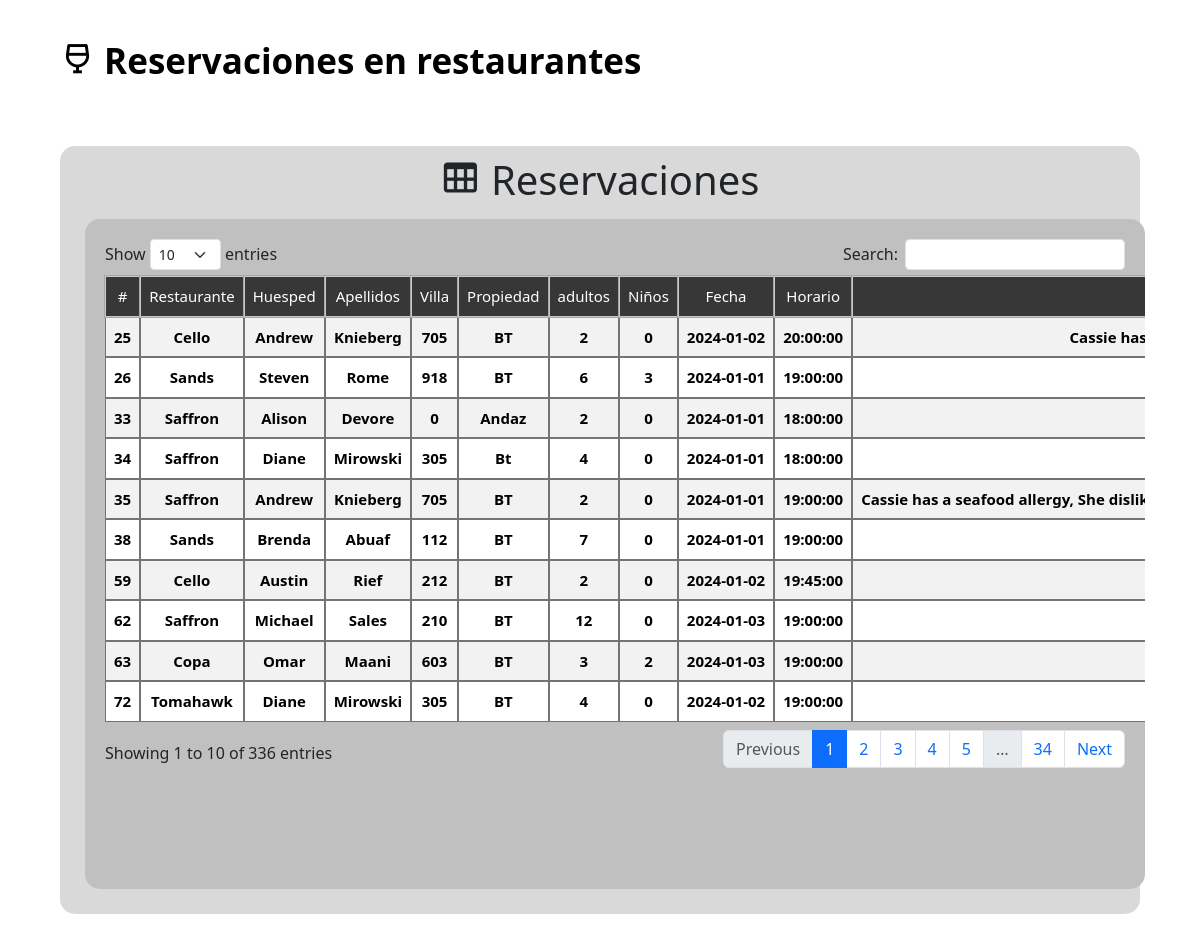
Screenshot of /Vistas/Views/Administrador/reservas_anteriores_R.php (signed in) with the database file from the repository.
### tables this page shows
CREATE TABLE `reservas_restaurante` (
  `id_reserva_R` int(45) NOT NULL,
  `nombre_restaurante` int(45) NOT NULL,
  `huesped` varchar(45) NOT NULL,
  `apellidos` varchar(45) NOT NULL,
  `mesa` int(45) NOT NULL,
  `villa` int(45) NOT NULL,
  `propiedad` varchar(45) NOT NULL,
  `numero_personas` int(45) NOT NULL,
  `kids` int(45) NOT NULL,
  `fecha_reserva` date NOT NULL,
  `horario_reserva` time NOT NULL,
  `comentarios` varchar(1500) NOT NULL,
  `solicitante` varchar(45) NOT NULL,
  `fecha_creacion` timestamp NOT NULL DEFAULT current_timestamp() ON UPDATE current_timestamp(),
  `fecha_edicion` timestamp NOT NULL DEFAULT current_timestamp() ON UPDATE current_timestamp(),
  `usuario` varchar(45) NOT NULL,
  `usuario_edita` varchar(45) NOT NULL
);

CREATE TABLE `restaurantes` (
  `id_restaurante` int(45) NOT NULL,
  `nombre_restaurant` varchar(45) NOT NULL
);

### Vistas/Views/Administrador/reservas_anteriores_R.php (the view, shortened to what this page needs)
<!DOCTYPE html>
<html lang="en">
<head>
    <link rel="stylesheet" href="../../css/sidebarr.css">
    <link rel="stylesheet" href="../../css/formularios_tablas.css">
    <link rel="stylesheet" href="../../css/nombres_generales.css">
    <link rel="stylesheet" href="https://cdnjs.cloudflare.com/ajax/libs/twitter-bootstrap/5.3.0/css/bootstrap.min.css">
    <link rel="stylesheet" href="https://cdn.datatables.net/1.13.7/css/dataTables.bootstrap5.min.css">
    <link rel="stylesheet" href="https://cdn.datatables.net/responsive/2.5.0/css/responsive.bootstrap5.min.css">
    <link href="https://cdn.jsdelivr.net/npm/bootstrap@5.3.2/dist/css/bootstrap.min.css" rel="stylesheet">
    <link href='https://unpkg.com/boxicons@2.1.4/css/boxicons.min.css' rel='stylesheet'>
</head>
<body>
    <nav class="nav containeer">
            <div class="nav_logo">
                <a href="Restaurantes.php"><h3 class="nav_titulo"><i class="bx bx-wine"></i> Reservaciones en restaurantes</h3></a>
            </div>
        </nav>
    <section class="contenido_tabla">
            <h2><i class="bx bx-table"></i> Reservaciones</h2>
            <div class="tabla">
    <table id="tablas_generales" class="table table-striped nowrap" style="width:100%">
        <thead>
            <tr>
                <th class="text-center" style="background: #373737; color:#fff;">#</th>
                <th class="text-center" style="background: #373737; color:#fff;">Restaurante</th>
                <th class="text-center" style="background: #373737; color:#fff;">Huesped</th>
                <th class="text-center" style="background: #373737; color:#fff;">Apellidos</th>
                <th class="text-center" style="background: #373737; color:#fff;">Villa</th>
                <th class="text-center" style="background: #373737; color:#fff;">Propiedad</th>
                <th class="text-center" style="background: #373737; color:#fff;">adultos</th>
                <th class="text-center" style="background: #373737; color:#fff;">Niños</th>
                <th class="text-center" style="background: #373737; color:#fff;">Fecha</th>
                <th class="text-center" style="background: #373737; color:#fff;">Horario</th>
                <th class="text-center" style="background: #373737; color:#fff;">Comentarios</th>
            </tr>
        </thead>
        <tbody>
            <?php
            include('../../../Modelos/Base/base_datos.php');
            $consulta = $conexion->query("SELECT * FROM reservas_restaurante RE INNER JOIN restaurantes R ON RE.nombre_restaurante = r.id_restaurante WHERE fecha_reserva < CURDATE()");
            foreach($consulta as $reservas){
                ?>
                <tr>
                    <td><?php echo $reservas['id_reserva_R']; ?></td>
                    <td><?php echo $reservas['nombre_restaurant']; ?></td>
                    <td><?php echo $reservas['huesped']; ?></td>
                    <td><?php echo $reservas['apellidos']; ?></td>
                    <td><?php echo $reservas['villa']; ?></td>
                    <td><?php echo $reservas['propiedad']; ?></td>
                    <td><?php echo $reservas['numero_personas']; ?></td>
                    <td><?php echo $reservas['kids']; ?></td>
                    <td><?php echo $reservas['fecha_reserva']; ?></td>
                    <td><?php echo $reservas['horario_reserva']; ?></td>
                    <td><?php echo $reservas['comentarios']; ?></td>
                </tr>
            <?php
            }
            ?>
        </tbody>
    </table>
			</div>
    </section>
</body>
</html>

### Vistas/css/sidebarr.css (style rules this page uses)
.containeer { width: 90%; margin: 0 auto; padding: 2.5rem; overflow: hidden; }
.nav { height: 100%; display: flex; align-items: center; }
.nav_titulo { font-weight: bolder; color: #000; font-size: 35px; }
.nav_logo a { text-decoration: none; transition: .5s; }

### Vistas/css/formularios_tablas.css (style rules this page uses)
.contenido_tabla { width: 90%; min-height: 750px; background: rgba(192, 192, 192, 0.6); padding: 10px; margin: 1rem auto; border-radius: 15px; }
.contenido_tabla h2 { text-align: center; font-size: 2.5rem; }
.tabla { background: rgb(192,192,192); border-radius: 15px; height: 670px; overflow-y: scroll; margin-top: 22px; margin: 15px; padding: 20px; }
.tabla { width: 100%; border-collapse: separate; border-spacing: 0px; }
.tabla th { position: sticky; top: 0px; background: rgba(24, 24, 24, 0.6); color: #fff; text-align: center; font-weight: normal; font-size: 15px; outline: 0.7px solid rgb(165, 165, 165); border: 1.5px solid rgb(201, 201, 201); }
.tabla th, .tabla td { padding: 15px; padding-top: 12px; padding-bottom: 12px; }
.tabla td { background-color: #fff; color: rgb(0,0,0); text-align: center; font-size: 15px; border: 1px solid rgba(24, 24, 24, 0.6); padding-left: 20px; font-weight: 600; }
@media (max-width: 1500px) { table th, table td { padding: 15px; padding-top: 5px; padding-bottom: 5px; } }

### rows the page displays
reservas_restaurante: id_reserva_R "25", nombre_restaurante.nombre_restaurant "Cello", huesped "Andrew", apellidos "Knieberg", villa "705", propiedad "BT", numero_personas "2", kids "0", fecha_reserva "2024-01-02", horario_reserva "20:00:00", comentarios "Cassie…"
reservas_restaurante: id_reserva_R "26", nombre_restaurante.nombre_restaurant "Sands", huesped "Steven", apellidos "Rome", villa "918", propiedad "BT", numero_personas "6", kids "3", fecha_reserva "2024-01-01", horario_reserva "19:00:00"
reservas_restaurante: id_reserva_R "33", nombre_restaurante.nombre_restaurant "Saffron", huesped "Alison", apellidos "Devore", villa "0", propiedad "Andaz", numero_personas "2", kids "0", fecha_reserva "2024-01-01", horario_reserva "18:00:00"
reservas_restaurante: id_reserva_R "34", nombre_restaurante.nombre_restaurant "Saffron", huesped "Diane", apellidos "Mirowski", villa "305", propiedad "Bt", numero_personas "4", kids "0", fecha_reserva "2024-01-01", horario_reserva "18:00:00"
reservas_restaurante: id_reserva_R "35", nombre_restaurante.nombre_restaurant "Saffron", huesped "Andrew", apellidos "Knieberg", villa "705", propiedad "BT", numero_personas "2", kids "0", fecha_reserva "2024-01-01", horario_reserva "19:00:00", comentarios "Cassie has a seafood allergy, She…"
reservas_restaurante: id_reserva_R "38", nombre_restaurante.nombre_restaurant "Sands", huesped "Brenda", apellidos "Abuaf", villa "112", propiedad "BT", numero_personas "7", kids "0", fecha_reserva "2024-01-01", horario_reserva "19:00:00"
reservas_restaurante: id_reserva_R "59", nombre_restaurante.nombre_restaurant "Cello", huesped "Austin", apellidos "Rief", villa "212", propiedad "BT", numero_personas "2", kids "0", fecha_reserva "2024-01-02", horario_reserva "19:45:00"
reservas_restaurante: id_reserva_R "62", nombre_restaurante.nombre_restaurant "Saffron", huesped "Michael", apellidos "Sales", villa "210", propiedad "BT", numero_personas "12", kids "0", fecha_reserva "2024-01-03", horario_reserva "19:00:00"
reservas_restaurante: id_reserva_R "63", nombre_restaurante.nombre_restaurant "Copa", huesped "Omar", apellidos "Maani", villa "603", propiedad "BT", numero_personas "3", kids "2", fecha_reserva "2024-01-03", horario_reserva "19:00:00"
reservas_restaurante: id_reserva_R "72", nombre_restaurante.nombre_restaurant "Tomahawk", huesped "Diane", apellidos "Mirowski", villa "305", propiedad "BT", numero_personas "4", kids "0", fecha_reserva "2024-01-02", horario_reserva "19:00:00"
